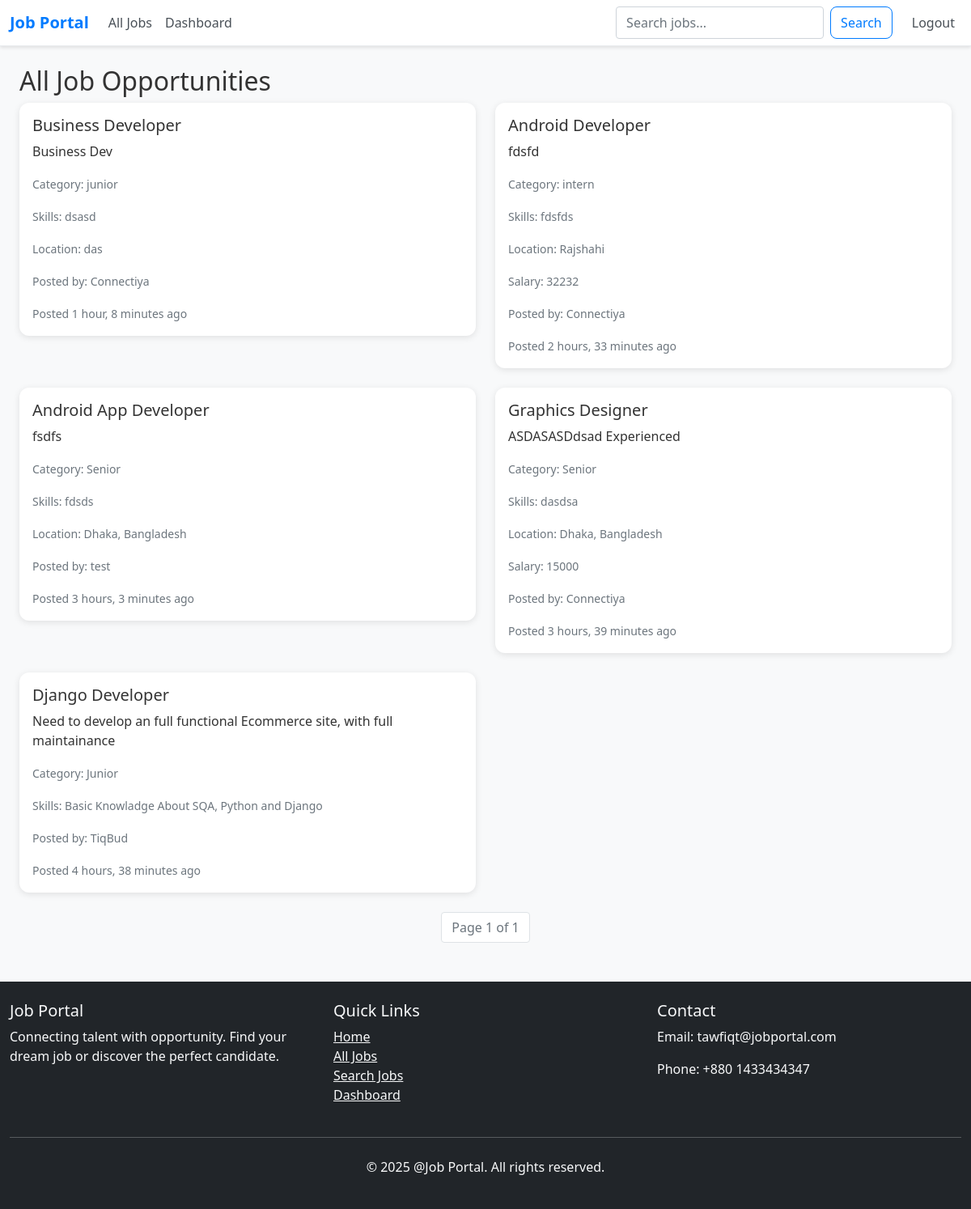
/all_jobs/ (signed in), run on the app's committed database.
### jobApp/models.py (models this page shows, shortened)
class Job(models.Model):
    CATEGORY_CHOICES = (
        ('intern', 'Intern'),
        ('junior', 'Junior'),
        ('senior', 'Senior'),
        ('lead', 'Lead'),
        ('manager', 'Manager'),
        ('other', 'Other'),
    )
    recruiter = models.ForeignKey(User, on_delete=models.CASCADE)
    title = models.CharField(max_length=200)
    number_of_openings = models.IntegerField()
    category = models.CharField(max_length=100, choices=CATEGORY_CHOICES, default='junior')
    job_description = models.TextField()
    skills_required = models.TextField()
    location = models.CharField(max_length=100, blank=True, null=True)
    salary = models.CharField(max_length=100, blank=True, null=True)
    created_at = models.DateTimeField(auto_now_add=True)

class User(AbstractUser):
    USER_TYPE_CHOICES = (
        ('recruiter', 'Recruiter'),
        ('jobseeker', 'Job Seeker'),
    )
    display_name = models.CharField(max_length=100)
    user_type = models.CharField(max_length=20, choices=USER_TYPE_CHOICES)
    groups = models.ManyToManyField(Group, related_name='jobapp_user', blank=True)
    user_permissions = models.ManyToManyField(Permission, related_name='jobapp_user_permission', blank=True)

### jobApp/views.py (the view)
# urls.py: path('all_jobs/', all_jobs, name='all_jobs'),
def all_jobs(request):
    from django.core.paginator import Paginator
    jobs = Job.objects.all().order_by('-created_at')
    paginator = Paginator(jobs, 10)  # Show 10 jobs per page
    page_number = request.GET.get('page')
    page_obj = paginator.get_page(page_number)
    return render(request, 'all_jobs.html', {'page_obj': page_obj})

### templates/all_jobs.html (shortened to what this page needs)
{% extends 'base.html' %}
{% block content %}
<div class="container mt-4">
    <h2>All Job Opportunities</h2>
    {% if page_obj %}
        <div class="row">
            {% for job in page_obj %}
                <div class="col-md-6 mb-4">
                    <div class="card">
                        <div class="card-body">
                            <h5 class="card-title">{{ job.title }}</h5>
                            <p class="card-text">{{ job.job_description|truncatechars:150 }}</p>
                            <p class="card-text"><small class="text-muted">Category: {{ job.category }}</small></p>
                            <p class="card-text"><small class="text-muted">Skills: {{ job.skills_required }}</small></p>
                            {% if job.location %}
                                <p class="card-text"><small class="text-muted">Location: {{ job.location }}</small></p>
                            {% endif %}
                            {% if job.salary %}
                                <p class="card-text"><small class="text-muted">Salary: {{ job.salary }}</small></p>
                            {% endif %}
                            <p class="card-text"><small class="text-muted">Posted by: {{ job.recruiter.display_name }}</small></p>
                            <small class="text-muted">Posted {{ job.created_at|timesince }} ago</small>
                        </div>
                    </div>
                </div>
            {% endfor %}
        </div>
        <nav aria-label="Job pagination">
            <ul class="pagination justify-content-center">
                <li class="page-item disabled">
                    <span class="page-link">Page {{ page_obj.number }} of {{ page_obj.paginator.num_pages }}</span>
                </li>
            </ul>
        </nav>
    {% else %}
        <p>No jobs available yet.</p>
    {% endif %}
</div>
{% endblock %}

### templates/base.html (style rules this page uses)
body { background-color: #f8f9fa; min-height: 100vh; font-family: 'Segoe UI', Tahoma, Geneva, Verdana, sans-serif; color: #333; }
.container { max-width: 1200px; }
.card { border: none; border-radius: 12px; box-shadow: 0 2px 8px rgba(0,0,0,0.1); transition: transform 0.2s ease-in-out; }

### data on the page
Job: title "Business Developer", job_description "Business Dev", category "junior", skills_required "dsasd", location "das", recruiter.display_name "Connectiya", created_at "1 hour, 8 minutes"
Job: title "Android Developer", job_description "fdsfd", category "intern", skills_required "fdsfds", location "Rajshahi", salary "32232", recruiter.display_name "Connectiya", created_at "2 hours, 33 minutes"
Job: title "Android App Developer", job_description "fsdfs", category "Senior", skills_required "fdsds", location "Dhaka, Bangladesh", recruiter.display_name "test", created_at "3 hours, 3 minutes"
Job: title "Graphics Designer", job_description "ASDASASDdsad Experienced", category "Senior", skills_required "dasdsa", location "Dhaka, Bangladesh", salary "15000", recruiter.display_name "Connectiya", created_at "3 hours, 39 minutes"
Job: title "Django Developer", job_description "Need to develop an full functional Ecommerce site, with full maintainance", category "Junior", skills_required "Basic Knowladge About SQA, Python and Django", recruiter.display_name "TiqBud", created_at "4 hours, 38 minutes"

### other printed values
{{ page_obj.number }} "1"
{{ page_obj.paginator.num_pages }} "1"
